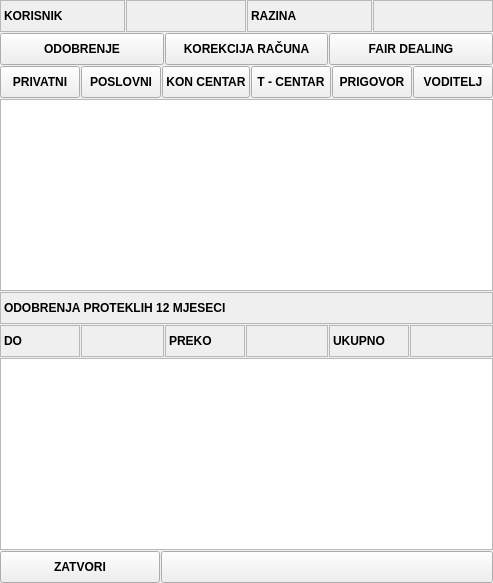
    <widget class="QFrame" name="frame">
     <property name="frameShape">
      <enum>QFrame::NoFrame</enum>
     </property>
     <property name="frameShadow">
      <enum>QFrame::Raised</enum>
     </property>
     <layout class="QVBoxLayout" name="verticalLayout">
      <property name="spacing">
       <number>1</number>
      </property>
      <property name="leftMargin">
       <number>0</number>
      </property>
      <property name="topMargin">
       <number>0</number>
      </property>
      <property name="rightMargin">
       <number>0</number>
      </property>
      <property name="bottomMargin">
       <number>0</number>
      </property>
      <item>
       <widget class="QFrame" name="frame_7">
        <property name="sizePolicy">
         <sizepolicy hsizetype="Preferred" vsizetype="Maximum">
          <horstretch>0</horstretch>
          <verstretch>0</verstretch>
         </sizepolicy>
        </property>
        <property name="frameShape">
         <enum>QFrame::NoFrame</enum>
        </property>
        <property name="frameShadow">
         <enum>QFrame::Raised</enum>
        </property>
        <layout class="QHBoxLayout" name="horizontalLayout_2">
         <property name="spacing">
          <number>1</number>
         </property>
         <property name="leftMargin">
          <number>0</number>
         </property>
         <property name="topMargin">
          <number>0</number>
         </property>
         <property name="rightMargin">
          <number>0</number>
         </property>
         <property name="bottomMargin">
          <number>0</number>
         </property>
         <item>
          <widget class="QLabel" name="lblKorisnikTitle">
           <property name="sizePolicy">
            <sizepolicy hsizetype="Maximum" vsizetype="Preferred">
             <horstretch>0</horstretch>
             <verstretch>0</verstretch>
            </sizepolicy>
           </property>
           <property name="minimumSize">
            <size>
             <width>125</width>
             <height>32</height>
            </size>
           </property>
           <property name="font">
            <font>
             <weight>75</weight>
             <bold>true</bold>
            </font>
           </property>
           <property name="toolTip">
            <string>Poziv Na Broj</string>
           </property>
           <property name="frameShape">
            <enum>QFrame::StyledPanel</enum>
           </property>
           <property name="text">
            <string>KORISNIK</string>
           </property>
          </widget>
         </item>
         <item>
          <widget class="QLabel" name="lblKorisnik">
           <property name="font">
            <font>
             <weight>75</weight>
             <bold>true</bold>
            </font>
           </property>
           <property name="frameShape">
            <enum>QFrame::StyledPanel</enum>
           </property>
           <property name="text">
            <string/>
           </property>
           <property name="alignment">
            <set>Qt::AlignLeading|Qt::AlignLeft|Qt::AlignVCenter</set>
           </property>
           <property name="textInteractionFlags">
            <set>Qt::LinksAccessibleByMouse|Qt::TextSelectableByMouse</set>
           </property>
          </widget>
         </item>
         <item>
          <widget class="QLabel" name="lblRazinaTitle">
           <property name="sizePolicy">
            <sizepolicy hsizetype="Maximum" vsizetype="Preferred">
             <horstretch>0</horstretch>
             <verstretch>0</verstretch>
            </sizepolicy>
           </property>
           <property name="minimumSize">
            <size>
             <width>125</width>
             <height>32</height>
            </size>
           </property>
           <property name="font">
            <font>
             <weight>75</weight>
             <bold>true</bold>
            </font>
           </property>
           <property name="toolTip">
            <string>Poziv Na Broj</string>
           </property>
           <property name="frameShape">
            <enum>QFrame::StyledPanel</enum>
           </property>
           <property name="text">
            <string>RAZINA</string>
           </property>
          </widget>
         </item>
         <item>
          <widget class="QLabel" name="lblRazina">
           <property name="font">
            <font>
             <weight>75</weight>
             <bold>true</bold>
            </font>
           </property>
           <property name="frameShape">
            <enum>QFrame::StyledPanel</enum>
           </property>
           <property name="text">
            <string/>
           </property>
           <property name="alignment">
            <set>Qt::AlignLeading|Qt::AlignLeft|Qt::AlignVCenter</set>
           </property>
           <property name="textInteractionFlags">
            <set>Qt::LinksAccessibleByMouse|Qt::TextSelectableByMouse</set>
           </property>
          </widget>
         </item>
        </layout>
       </widget>
      </item>
      <item>
       <widget class="QFrame" name="frame_3">
        <property name="sizePolicy">
         <sizepolicy hsizetype="Preferred" vsizetype="Maximum">
          <horstretch>0</horstretch>
          <verstretch>0</verstretch>
         </sizepolicy>
        </property>
        <property name="frameShape">
         <enum>QFrame::NoFrame</enum>
        </property>
        <property name="frameShadow">
         <enum>QFrame::Raised</enum>
        </property>
        <layout class="QHBoxLayout" name="horizontalLayout_3">
         <property name="spacing">
          <number>1</number>
         </property>
         <property name="leftMargin">
          <number>0</number>
         </property>
         <property name="topMargin">
          <number>0</number>
         </property>
         <property name="rightMargin">
          <number>0</number>
         </property>
         <property name="bottomMargin">
          <number>0</number>
         </property>
         <item>
          <widget class="QPushButton" name="btnOdobrenje">
           <property name="minimumSize">
            <size>
             <width>0</width>
             <height>32</height>
            </size>
           </property>
           <property name="font">
            <font>
             <weight>75</weight>
             <bold>true</bold>
            </font>
           </property>
           <property name="cursor">
            <cursorShape>PointingHandCursor</cursorShape>
           </property>
           <property name="toolTip">
            <string>Na ovo ima pravo samo DJUHAS!</string>
           </property>
           <property name="text">
            <string>ODOBRENJE</string>
           </property>
          </widget>
         </item>
         <item>
          <widget class="QPushButton" name="btnKorekcijaRacuna">
           <property name="minimumSize">
            <size>
             <width>0</width>
             <height>32</height>
            </size>
           </property>
           <property name="font">
            <font>
             <weight>75</weight>
             <bold>true</bold>
            </font>
           </property>
           <property name="cursor">
            <cursorShape>PointingHandCursor</cursorShape>
           </property>
           <property name="text">
            <string>KOREKCIJA RAČUNA</string>
           </property>
          </widget>
         </item>
         <item>
          <widget class="QPushButton" name="btnFairDealing">
           <property name="minimumSize">
            <size>
             <width>0</width>
             <height>32</height>
            </size>
           </property>
           <property name="font">
            <font>
             <weight>75</weight>
             <bold>true</bold>
            </font>
           </property>
           <property name="cursor">
            <cursorShape>PointingHandCursor</cursorShape>
           </property>
           <property name="text">
            <string>FAIR DEALING</string>
           </property>
          </widget>
         </item>
        </layout>
       </widget>
      </item>
      <item>
       <widget class="QFrame" name="frame_6">
        <property name="sizePolicy">
         <sizepolicy hsizetype="Preferred" vsizetype="Maximum">
          <horstretch>0</horstretch>
          <verstretch>0</verstretch>
         </sizepolicy>
        </property>
        <property name="frameShape">
         <enum>QFrame::NoFrame</enum>
        </property>
        <property name="frameShadow">
         <enum>QFrame::Raised</enum>
        </property>
        <layout class="QHBoxLayout" name="horizontalLayout_4">
         <property name="spacing">
          <number>1</number>
         </property>
         <property name="leftMargin">
          <number>0</number>
         </property>
         <property name="topMargin">
          <number>0</number>
         </property>
         <property name="rightMargin">
          <number>0</number>
         </property>
         <property name="bottomMargin">
          <number>0</number>
         </property>
         <item>
          <widget class="QPushButton" name="btnPrivatni">
           <property name="minimumSize">
            <size>
             <width>0</width>
             <height>32</height>
            </size>
           </property>
           <property name="font">
            <font>
             <weight>75</weight>
             <bold>true</bold>
            </font>
           </property>
           <property name="cursor">
            <cursorShape>PointingHandCursor</cursorShape>
           </property>
           <property name="toolTip">
            <string>Na ovo ima pravo samo DJUHAS!</string>
           </property>
           <property name="text">
            <string>PRIVATNI</string>
           </property>
          </widget>
         </item>
         <item>
          <widget class="QPushButton" name="btnPoslovni">
           <property name="minimumSize">
            <size>
             <width>0</width>
             <height>32</height>
            </size>
           </property>
           <property name="font">
            <font>
             <weight>75</weight>
             <bold>true</bold>
            </font>
           </property>
           <property name="cursor">
            <cursorShape>PointingHandCursor</cursorShape>
           </property>
           <property name="toolTip">
            <string>Na ovo ima pravo samo DJUHAS!</string>
           </property>
           <property name="text">
            <string>POSLOVNI</string>
           </property>
          </widget>
         </item>
         <item>
          <widget class="QPushButton" name="btnKonCentar">
           <property name="minimumSize">
            <size>
             <width>0</width>
             <height>32</height>
            </size>
           </property>
           <property name="font">
            <font>
             <weight>75</weight>
             <bold>true</bold>
            </font>
           </property>
           <property name="cursor">
            <cursorShape>PointingHandCursor</cursorShape>
           </property>
           <property name="toolTip">
            <string>Na ovo ima pravo samo DJUHAS!</string>
           </property>
           <property name="text">
            <string>KON CENTAR</string>
           </property>
          </widget>
         </item>
         <item>
          <widget class="QPushButton" name="btnTcentar">
           <property name="minimumSize">
            <size>
             <width>0</width>
             <height>32</height>
            </size>
           </property>
           <property name="font">
            <font>
             <weight>75</weight>
             <bold>true</bold>
            </font>
           </property>
           <property name="cursor">
            <cursorShape>PointingHandCursor</cursorShape>
           </property>
           <property name="toolTip">
            <string>Na ovo ima pravo samo DJUHAS!</string>
           </property>
           <property name="text">
            <string>T - CENTAR</string>
           </property>
          </widget>
         </item>
         <item>
          <widget class="QPushButton" name="btnPrigovor">
           <property name="minimumSize">
            <size>
             <width>0</width>
             <height>32</height>
            </size>
           </property>
           <property name="font">
            <font>
             <weight>75</weight>
             <bold>true</bold>
            </font>
           </property>
           <property name="cursor">
            <cursorShape>PointingHandCursor</cursorShape>
           </property>
           <property name="toolTip">
            <string>Na ovo ima pravo samo DJUHAS!</string>
           </property>
           <property name="text">
            <string>PRIGOVOR</string>
           </property>
          </widget>
         </item>
         <item>
          <widget class="QPushButton" name="btnOdobrenje_4">
           <property name="minimumSize">
            <size>
             <width>0</width>
             <height>32</height>
            </size>
           </property>
           <property name="font">
            <font>
             <weight>75</weight>
             <bold>true</bold>
            </font>
           </property>
           <property name="cursor">
            <cursorShape>PointingHandCursor</cursorShape>
           </property>
           <property name="toolTip">
            <string>Na ovo ima pravo samo DJUHAS!</string>
           </property>
           <property name="text">
            <string>VODITELJ</string>
           </property>
          </widget>
         </item>
        </layout>
       </widget>
      </item>
      <item>
       <widget class="QFrame" name="frame_8">
        <property name="frameShape">
         <enum>QFrame::NoFrame</enum>
        </property>
        <property name="frameShadow">
         <enum>QFrame::Raised</enum>
        </property>
        <layout class="QHBoxLayout" name="horizontalLayout_5">
         <property name="spacing">
          <number>0</number>
         </property>
         <property name="leftMargin">
          <number>0</number>
         </property>
         <property name="topMargin">
          <number>0</number>
         </property>
         <property name="rightMargin">
          <number>0</number>
         </property>
         <property name="bottomMargin">
          <number>0</number>
         </property>
         <item>
          <widget class="QTreeWidget" name="treePrigovori">
           <property name="sizePolicy">
            <sizepolicy hsizetype="Preferred" vsizetype="Preferred">
             <horstretch>0</horstretch>
             <verstretch>0</verstretch>
            </sizepolicy>
           </property>
           <property name="maximumSize">
            <size>
             <width>16777215</width>
             <height>16777215</height>
            </size>
           </property>
           <property name="font">
            <font>
             <pointsize>10</pointsize>
            </font>
           </property>
           <attribute name="headerVisible">
            <bool>false</bool>
           </attribute>
           <column>
            <property name="text">
             <string notr="true">1</string>
            </property>
           </column>
           <column>
            <property name="text">
             <string>2</string>
            </property>
           </column>
           <column>
            <property name="text">
             <string>3</string>
            </property>
           </column>
           <column>
            <property name="text">
             <string>4</string>
            </property>
           </column>
          </widget>
         </item>
        </layout>
       </widget>
      </item>
      <item>
       <widget class="QFrame" name="frame_4">
        <property name="sizePolicy">
         <sizepolicy hsizetype="Preferred" vsizetype="Maximum">
          <horstretch>0</horstretch>
          <verstretch>0</verstretch>
         </sizepolicy>
        </property>
        <property name="frameShape">
         <enum>QFrame::NoFrame</enum>
        </property>
        <property name="frameShadow">
         <enum>QFrame::Raised</enum>
        </property>
        <layout class="QHBoxLayout" name="horizontalLayout_6">
         <property name="spacing">
          <number>0</number>
         </property>
         <property name="leftMargin">
          <number>0</number>
         </property>
         <property name="topMargin">
          <number>0</number>
         </property>
         <property name="rightMargin">
          <number>0</number>
         </property>
         <property name="bottomMargin">
          <number>0</number>
         </property>
         <item>
          <widget class="QLabel" name="lblKorisnikTitle_2">
           <property name="sizePolicy">
            <sizepolicy hsizetype="Preferred" vsizetype="Preferred">
             <horstretch>0</horstretch>
             <verstretch>0</verstretch>
            </sizepolicy>
           </property>
           <property name="minimumSize">
            <size>
             <width>0</width>
             <height>32</height>
            </size>
           </property>
           <property name="font">
            <font>
             <weight>75</weight>
             <bold>true</bold>
            </font>
           </property>
           <property name="toolTip">
            <string>Poziv Na Broj</string>
           </property>
           <property name="frameShape">
            <enum>QFrame::StyledPanel</enum>
           </property>
           <property name="text">
            <string>ODOBRENJA PROTEKLIH 12 MJESECI</string>
           </property>
          </widget>
         </item>
        </layout>
       </widget>
      </item>
      <item>
       <widget class="QFrame" name="frame_5">
        <property name="sizePolicy">
         <sizepolicy hsizetype="Preferred" vsizetype="Maximum">
          <horstretch>0</horstretch>
          <verstretch>0</verstretch>
         </sizepolicy>
        </property>
        <property name="frameShape">
         <enum>QFrame::NoFrame</enum>
        </property>
        <property name="frameShadow">
         <enum>QFrame::Raised</enum>
        </property>
        <layout class="QHBoxLayout" name="horizontalLayout_7">
         <property name="spacing">
          <number>1</number>
         </property>
         <property name="leftMargin">
          <number>0</number>
         </property>
         <property name="topMargin">
          <number>0</number>
         </property>
         <property name="rightMargin">
          <number>0</number>
         </property>
         <property name="bottomMargin">
          <number>0</number>
         </property>
         <item>
          <widget class="QLabel" name="lblDoTitle">
           <property name="sizePolicy">
            <sizepolicy hsizetype="Maximum" vsizetype="Preferred">
             <horstretch>0</horstretch>
             <verstretch>0</verstretch>
            </sizepolicy>
           </property>
           <property name="minimumSize">
            <size>
             <width>80</width>
             <height>32</height>
            </size>
           </property>
           <property name="font">
            <font>
             <weight>75</weight>
             <bold>true</bold>
            </font>
           </property>
           <property name="toolTip">
            <string>Poziv Na Broj</string>
           </property>
           <property name="frameShape">
            <enum>QFrame::StyledPanel</enum>
           </property>
           <property name="text">
            <string>DO</string>
           </property>
          </widget>
         </item>
         <item>
          <widget class="QLabel" name="lblDo">
           <property name="font">
            <font>
             <weight>75</weight>
             <bold>true</bold>
            </font>
           </property>
           <property name="frameShape">
            <enum>QFrame::StyledPanel</enum>
           </property>
           <property name="text">
            <string/>
           </property>
           <property name="alignment">
            <set>Qt::AlignLeading|Qt::AlignLeft|Qt::AlignVCenter</set>
           </property>
           <property name="textInteractionFlags">
            <set>Qt::LinksAccessibleByMouse|Qt::TextSelectableByMouse</set>
           </property>
          </widget>
         </item>
         <item>
          <widget class="QLabel" name="lblPrekoTitle">
           <property name="sizePolicy">
            <sizepolicy hsizetype="Maximum" vsizetype="Preferred">
             <horstretch>0</horstretch>
             <verstretch>0</verstretch>
            </sizepolicy>
           </property>
           <property name="minimumSize">
            <size>
             <width>80</width>
             <height>32</height>
            </size>
           </property>
           <property name="font">
            <font>
             <weight>75</weight>
             <bold>true</bold>
            </font>
           </property>
           <property name="toolTip">
            <string>Poziv Na Broj</string>
           </property>
           <property name="frameShape">
            <enum>QFrame::StyledPanel</enum>
           </property>
           <property name="text">
            <string>PREKO</string>
           </property>
          </widget>
         </item>
         <item>
          <widget class="QLabel" name="lblPreko">
           <property name="font">
            <font>
             <weight>75</weight>
             <bold>true</bold>
            </font>
           </property>
           <property name="frameShape">
            <enum>QFrame::StyledPanel</enum>
           </property>
           <property name="text">
            <string/>
           </property>
           <property name="alignment">
            <set>Qt::AlignLeading|Qt::AlignLeft|Qt::AlignVCenter</set>
           </property>
           <property name="textInteractionFlags">
            <set>Qt::LinksAccessibleByMouse|Qt::TextSelectableByMouse</set>
           </property>
          </widget>
         </item>
         <item>
          <widget class="QLabel" name="lblUkupnoTitle">
           <property name="sizePolicy">
            <sizepolicy hsizetype="Maximum" vsizetype="Preferred">
             <horstretch>0</horstretch>
             <verstretch>0</verstretch>
            </sizepolicy>
           </property>
           <property name="minimumSize">
            <size>
             <width>80</width>
             <height>32</height>
            </size>
           </property>
           <property name="font">
            <font>
             <weight>75</weight>
             <bold>true</bold>
            </font>
           </property>
           <property name="toolTip">
            <string>Poziv Na Broj</string>
           </property>
           <property name="frameShape">
            <enum>QFrame::StyledPanel</enum>
           </property>
           <property name="text">
            <string>UKUPNO</string>
           </property>
          </widget>
         </item>
         <item>
          <widget class="QLabel" name="lblUkupno">
           <property name="font">
            <font>
             <weight>75</weight>
             <bold>true</bold>
            </font>
           </property>
           <property name="frameShape">
            <enum>QFrame::StyledPanel</enum>
           </property>
           <property name="text">
            <string/>
           </property>
           <property name="alignment">
            <set>Qt::AlignLeading|Qt::AlignLeft|Qt::AlignVCenter</set>
           </property>
           <property name="textInteractionFlags">
            <set>Qt::LinksAccessibleByMouse|Qt::TextSelectableByMouse</set>
           </property>
          </widget>
         </item>
        </layout>
       </widget>
      </item>
      <item>
       <widget class="QFrame" name="frame_10">
        <property name="frameShape">
         <enum>QFrame::NoFrame</enum>
        </property>
        <property name="frameShadow">
         <enum>QFrame::Raised</enum>
        </property>
        <layout class="QHBoxLayout" name="horizontalLayout_8">
         <property name="spacing">
          <number>1</number>
         </property>
         <property name="leftMargin">
          <number>0</number>
         </property>
         <property name="topMargin">
          <number>0</number>
         </property>
         <property name="rightMargin">
          <number>0</number>
         </property>
         <property name="bottomMargin">
          <number>0</number>
         </property>
         <item>
          <widget class="QTreeWidget" name="treePrigovori_2">
           <property name="sizePolicy">
            <sizepolicy hsizetype="Preferred" vsizetype="Preferred">
             <horstretch>0</horstretch>
             <verstretch>0</verstretch>
            </sizepolicy>
           </property>
           <property name="maximumSize">
            <size>
             <width>16777215</width>
             <height>16777215</height>
            </size>
           </property>
           <property name="font">
            <font>
             <pointsize>10</pointsize>
            </font>
           </property>
           <attribute name="headerVisible">
            <bool>false</bool>
           </attribute>
           <column>
            <property name="text">
             <string notr="true">1</string>
            </property>
           </column>
           <column>
            <property name="text">
             <string>2</string>
            </property>
           </column>
           <column>
            <property name="text">
             <string>3</string>
            </property>
           </column>
           <column>
            <property name="text">
             <string>4</string>
            </property>
           </column>
          </widget>
         </item>
        </layout>
       </widget>
      </item>
      <item>
       <widget class="QFrame" name="frame_9">
        <property name="sizePolicy">
         <sizepolicy hsizetype="Preferred" vsizetype="Maximum">
          <horstretch>0</horstretch>
          <verstretch>0</verstretch>
         </sizepolicy>
        </property>
        <property name="frameShape">
         <enum>QFrame::NoFrame</enum>
        </property>
        <property name="frameShadow">
         <enum>QFrame::Raised</enum>
        </property>
        <layout class="QHBoxLayout" name="horizontalLayout_9">
         <property name="spacing">
          <number>1</number>
         </property>
         <property name="leftMargin">
          <number>0</number>
         </property>
         <property name="topMargin">
          <number>0</number>
         </property>
         <property name="rightMargin">
          <number>0</number>
         </property>
         <property name="bottomMargin">
          <number>0</number>
         </property>
         <item>
          <widget class="QPushButton" name="btnZatvori">
           <property name="minimumSize">
            <size>
             <width>0</width>
             <height>32</height>
            </size>
           </property>
           <property name="maximumSize">
            <size>
             <width>160</width>
             <height>16777215</height>
            </size>
           </property>
           <property name="font">
            <font>
             <weight>75</weight>
             <bold>true</bold>
            </font>
           </property>
           <property name="cursor">
            <cursorShape>PointingHandCursor</cursorShape>
           </property>
           <property name="text">
            <string>ZATVORI</string>
           </property>
           <property name="icon">
            <iconset resource="../../../resources/DonatForm.qrc">
             <normaloff>:/InDonat/Forms/images/CLOSE.GIF</normaloff>:/InDonat/Forms/images/CLOSE.GIF</iconset>
           </property>
          </widget>
         </item>
         <item>
          <widget class="QPushButton" name="pushButton">
           <property name="minimumSize">
            <size>
             <width>0</width>
             <height>32</height>
            </size>
           </property>
           <property name="font">
            <font>
             <weight>75</weight>
             <bold>true</bold>
            </font>
           </property>
           <property name="cursor">
            <cursorShape>PointingHandCursor</cursorShape>
           </property>
           <property name="icon">
            <iconset resource="../../../resources/DonatForm.qrc">
             <normaloff>:/InDonat/Forms/images/CLOSE.GIF</normaloff>:/InDonat/Forms/images/CLOSE.GIF</iconset>
           </property>
          </widget>
         </item>
        </layout>
       </widget>
      </item>
     </layout>
    </widget>
